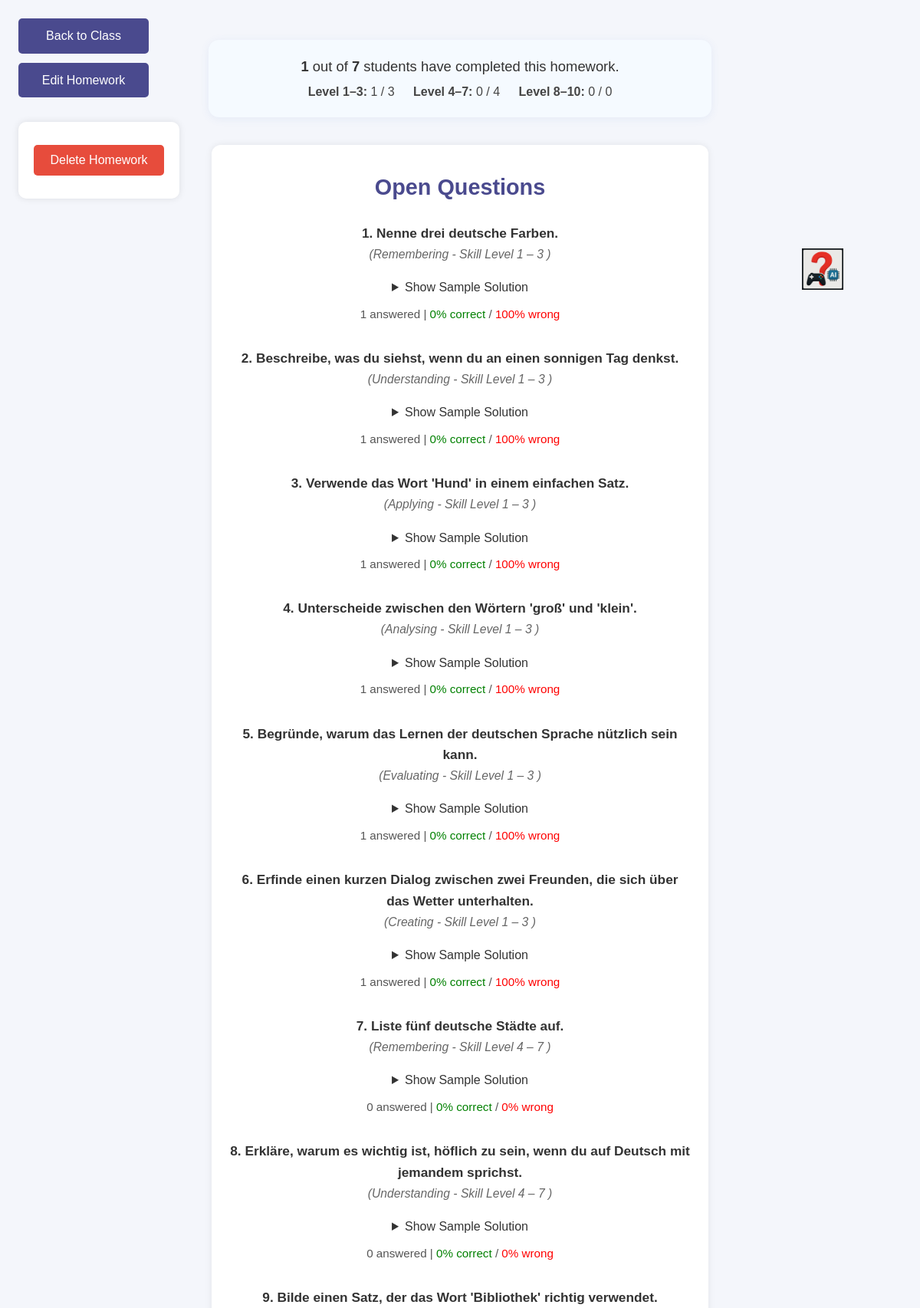
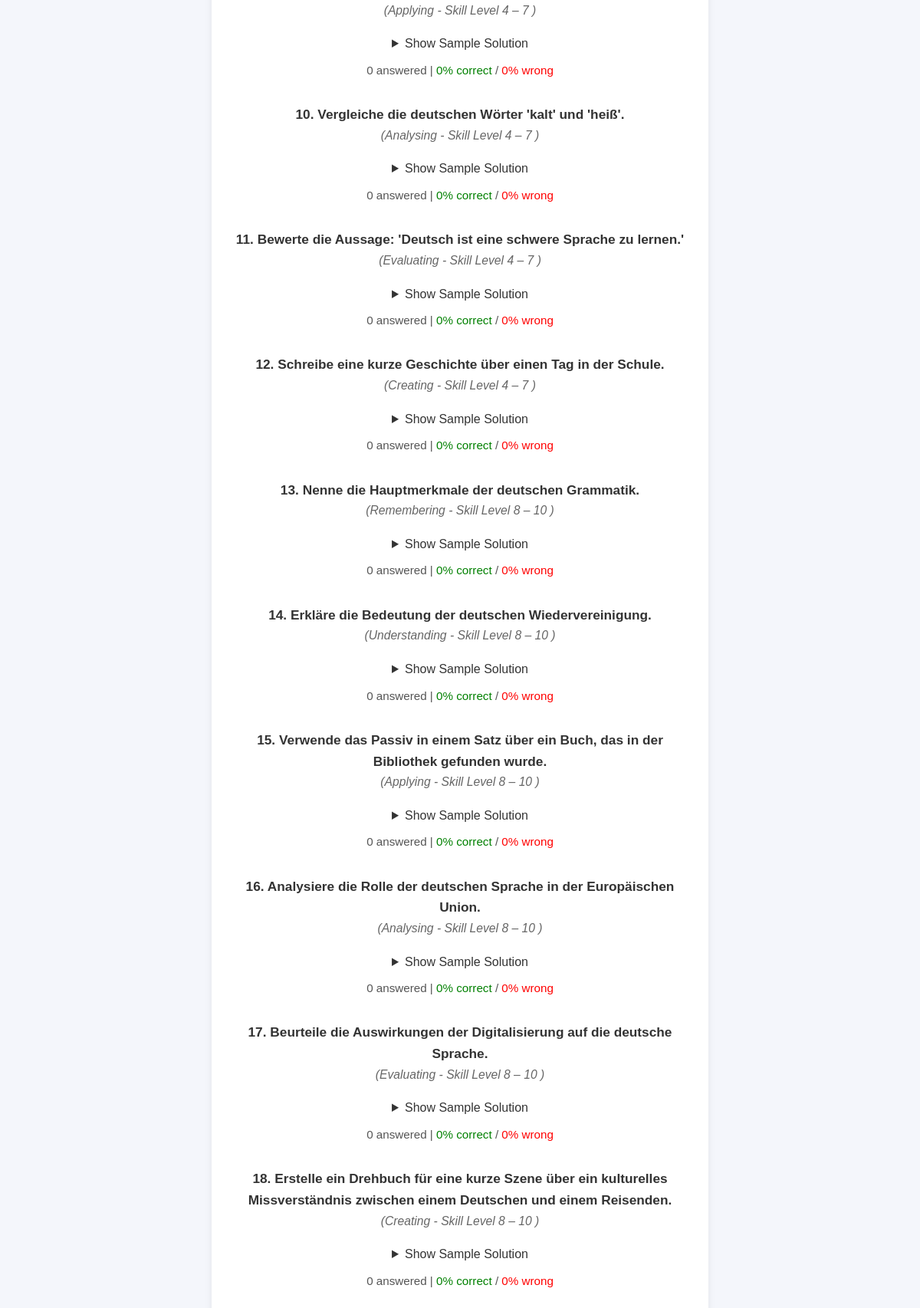
Screenshot of /view_homework_teacher/45/2/1 with the database file from the repository (2 pictures, top to bottom).
### tables this page shows
CREATE TABLE HomeworkOpenQuestions (
    id INTEGER PRIMARY KEY AUTOINCREMENT,
    homework_id INTEGER,
    question TEXT NOT NULL,
    sample_solution TEXT NOT NULL,
    taxonomy TEXT NOT NULL, skill_level INTEGER,
    FOREIGN KEY (homework_id) REFERENCES Homework(id)
);

### app.py (the view, shortened to what this page needs)
@app.route('/view_homework_teacher/<int:homework_id>/<int:class_id>/<int:teacher_id>')
def view_homework_teacher(homework_id, class_id, teacher_id):
    import json
    conn = get_db_connection()
    homework = conn.execute(
        'SELECT id, title, description, date_created FROM Homework WHERE id = ?',
        (homework_id,)
    ).fetchone()
    if not homework:
        conn.close()
        return "Error: Homework not found", 404
    question_data = conn.execute(
        'SELECT id, question, correct_answer, explanation, options, taxonomy, skill_level FROM HomeworkQuestions WHERE homework_id = ?',
        (homework_id,)
    ).fetchall()
    questions = []
    correct_answers = {}
    explanations = {}
    questions_by_skill = {1: [], 4: [], 8: []}
    for row in question_data:
        questions_by_skill[row['skill_level']].append(row)
    open_questions = conn.execute(
        'SELECT id, question, sample_solution, taxonomy, skill_level FROM HomeworkOpenQuestions WHERE homework_id = ?',
        (homework_id,)
    ).fetchall()
    mc_results = conn.execute(
        'SELECT student_id, answered_skill_level FROM HomeworkResults WHERE homework_id = ?', (homework_id,)
    ).fetchall()
    openq_results = conn.execute(
        'SELECT student_id, answered_skill_level FROM HomeworkOpenQuestionsResults WHERE homework_id = ?', (homework_id,)
    ).fetchall()
    all_results = { (r['student_id'], r['answered_skill_level']) for r in mc_results }
    all_results.update({ (r['student_id'], r['answered_skill_level']) for r in openq_results })
    done_skill_1 = len([r for r in all_results if r[1] is not None and r[1] <= 3])
    done_skill_4 = len([r for r in all_results if r[1] is not None and 4 <= r[1] <= 7])
    done_skill_8 = len([r for r in all_results if r[1] is not None and r[1] >= 8])
    num_done = len(all_results)
    students = conn.execute(
        'SELECT id, class_skill_level FROM ClassMembers WHERE class_id = ?', (class_id,)
    ).fetchall()
    students_skill_1 = [s for s in students if s['class_skill_level'] is not None and s['class_skill_level'] <= 3]
    students_skill_4 = [s for s in students if s['class_skill_level'] is not None and 4 <= s['class_skill_level'] <= 7]
    students_skill_8 = [s for s in students if s['class_skill_level'] is not None and s['class_skill_level'] >= 8]
    total_skill_1 = len(students_skill_1)
    total_skill_4 = len(students_skill_4)
    total_skill_8 = len(students_skill_8)
    questions_by_skill = {1: [], 4: [], 8: []}
    for row in question_data:
        questions_by_skill[row['skill_level']].append(row)
    for k in questions_by_skill:
        questions_by_skill[k].sort(key=lambda q: q['id'])
    question_stats = []
    openq_stats_rows = conn.execute(
        'SELECT id, question, skill_level FROM HomeworkOpenQuestions WHERE homework_id = ?', (homework_id,)
    ).fetchall()
    openq_by_skill = {1: [], 4: [], 8: []}
    for row in openq_stats_rows:
        openq_by_skill[row['skill_level']].append(row)
    for k in openq_by_skill:
        openq_by_skill[k].sort(key=lambda q: q['id'])
    results = conn.execute(
        'SELECT feedback_json FROM HomeworkOpenQuestionsResults WHERE homework_id = ?',
        (homework_id,)
    ).fetchall()
    for row in openq_stats_rows:
        oq_id = str(row['id'])
        answered = 0
        correct = 0
        for res in results:
            feedback = json.loads(res['feedback_json'])
            if oq_id in feedback:
                answered += 1
                if feedback[oq_id].get("is_correct") is True:
                    correct += 1
        wrong = answered - correct
        percent_correct = int((correct / answered) * 100) if answered > 0 else 0
        percent_wrong = 100 - percent_correct if answered > 0 else 0
        question_stats.append({
            "question_id": int(oq_id),
            "answered": answered,
            "correct": correct,
            "wrong": wrong,
            "percent_correct": percent_correct,
            "percent_wrong": percent_wrong
        })
    conn.close()
    return render_template(
        'view_homework_teacher.html',
        homework=homework,
        questions=questions,
        class_info={'id': class_id},
        teacher_id=teacher_id,
        correct_answers=correct_answers,
        explanations=explanations,
        question_stats=question_stats,
        open_questions=open_questions,
        num_done=num_done,
        total_students=total_skill_1 + total_skill_4 + total_skill_8,
        done_skill_1=done_skill_1,
        done_skill_4=done_skill_4,
        done_skill_8=done_skill_8,
        total_skill_1=total_skill_1,
        total_skill_4=total_skill_4,
        total_skill_8=total_skill_8,
    )

### app.py (called while the page is built)
def get_db_connection():
    conn = sqlite3.connect('ahg/database.db')
    conn.row_factory = sqlite3.Row
    return conn

### templates/view_homework_teacher.html (shortened to what this page needs)
<!DOCTYPE html>
<html lang="en">
<head>
    <link rel="stylesheet" href="{{ url_for('static', filename='styles.css') }}">
</head>
<body>
    <div class="top-buttons-fixed-vertical">
        <a href="/class_details_teacher/{{ class_info['id'] }}/{{ teacher_id }}" class="button">Back to Class</a>
        <a href="{{ url_for('edit_homework', homework_id=homework['id'], class_id=class_info['id'], teacher_id=teacher_id) }}" class="button">Edit Homework</a>
        <form action="/delete_homework" method="post" style="display:inline;" onsubmit="return confirm('Do you really want to delete this homework?')">
            <button type="submit" class="submit-button danger no-background">Delete Homework</button>
        </form>
    </div>
    <div id="help-button-fixed" style="position: fixed; top: 10%; right: 10px; transform: translateY(-50%); z-index: 1100;">
        <button type="button"
            onclick="document.getElementById('help-modal').style.display='flex';"
            style="background: none; border: none; border-radius: 50%; cursor: pointer; padding: 6px;">
            <img src="{{ url_for('static', filename='help_icon.png') }}" alt="Help"
                style="width:54px; height:54px; display:block;">
        </button>
    </div>
    <div style="max-width:600px;margin:32px auto 24px auto;padding:20px 28px;background:#f5faff;border-radius:14px;box-shadow:0 2px 12px rgba(80,120,200,0.09);text-align:center;">
        <div style="font-size:1.15em;margin-bottom:6px;">
            <b>{{ num_done }}</b> out of <b>{{ total_students }}</b> students have completed this homework.
        </div>
        <div style="font-size:1em;color:#444;">
            <span style="display:inline-block;margin:0 10px;">
                <b>Level 1–3:</b> {{ done_skill_1 }} / {{ total_skill_1 }}
            </span>
            <span style="display:inline-block;margin:0 10px;">
                <b>Level 4–7:</b> {{ done_skill_4 }} / {{ total_skill_4 }}
            </span>
            <span style="display:inline-block;margin:0 10px;">
                <b>Level 8–10:</b> {{ done_skill_8 }} / {{ total_skill_8 }}
            </span>
        </div>
    </div>
    {% if questions and questions|length > 0 %}
        <form id="homework-form">
            <h1>{{ homework['title'] }}</h1>
            <p>Created on: {{ homework['date_created'] }}</p>
            <br>
            <ol>
                {% for question in questions %}
                    <li style="margin-bottom:22px;">
                        <div>
                            <strong>{{ question['question'] }}</strong>
                            <br>
                            <em>({{ question['taxonomy'] }} -
                                {% if question['skill_level'] == 1 %}
                                    Skill Level 1 – 3
                                {% elif question['skill_level'] == 4 %}
                                    Skill Level 4 – 7
                                {% elif question['skill_level'] == 8 %}
                                    Skill Level 8 – 10
                                {% else %}
                                    {{ question['skill_level'] }}
                                {% endif %}
                            )</em>
                        </div>
                        <div style="margin-bottom: 10px; text-align: center;">
                            {% for option in question['options'] %}
                                <div style="margin-bottom: 8px; display: flex; align-items: center; justify-content: center;">
                                    <label style="display: flex; align-items: center; gap: 8px; cursor: pointer;">
                                        <input type="radio" name="answer_{{ question.index }}" value="{{ option.index }}">
                                        <span>{{ option.option }}</span>
                                    </label>
                                </div>
                            {% endfor %}
                        <span id="result_{{ question.index }}"></span>
                        {% for stat in question_stats %}
                            {% if stat.question_id == question['id'] %}
                                <div style="font-size:0.95em;color:#555;margin:6px 0 0 0;">
                                    {{ stat.answered }} answered |
                                    <span style="color:green;">{{ stat.percent_correct }}% correct</span> /
                                    <span style="color:red;">{{ stat.percent_wrong }}% wrong</span>
                                </div>
                            {% endif %}
                        {% endfor %}
                    </li>
                {% endfor %}
            </ol>
            <button type="button" onclick="checkAnswers()">Check</button>
        </form>
    {% elif open_questions and open_questions|length > 0 %}
        <div class="openq-form" style="background-color:#fff; padding: 32px 24px; border-radius: 12px; box-shadow: 0 0 10px rgba(0,0,0,0.08); max-width: 600px; margin: 36px auto;">
            <h2 style="margin-top:0; text-align:center;">Open Questions</h2>
            <div>
                {% for oq in open_questions %}
                    <div style="margin-bottom:32px; text-align:center;">
                        <div style="margin-bottom:8px;">
                            <span style="font-size:1.08em; font-weight:bold;">
                                {{ loop.index }}. {{ oq['question'] }}
                            </span>
                            <br>
                            <span style="font-size:0.98em; color:#666;">
                                <em>({{ oq['taxonomy'] }} -
                                    {% if oq['skill_level'] == 1 %}
                                        Skill Level 1 – 3
                                    {% elif oq['skill_level'] == 4 %}
                                        Skill Level 4 – 7
                                    {% elif oq['skill_level'] == 8 %}
                                        Skill Level 8 – 10
                                    {% else %}
                                        {{ oq['skill_level'] }}
                                    {% endif %}
                                )</em>
                            </span>
                        </div>
                        <details style="margin:10px auto 0 auto; display:inline-block; text-align:left;">
                            <summary style="cursor:pointer;">Show Sample Solution</summary>
                        </details>
                        {% for stat in question_stats %}
                            {% if stat.question_id == oq['id'] %}
                                <div style="font-size:0.95em;color:#555;margin:10px 0 0 0;">
                                    {{ stat.answered }} answered |
                                    <span style="color:green;">{{ stat.percent_correct }}% correct</span> /
                                    <span style="color:red;">{{ stat.percent_wrong }}% wrong</span>
                                </div>
                            {% endif %}
                        {% endfor %}
                    </div>
                {% endfor %}
            </div>
        </div>
    {% endif %}
</body>
</html>

### static/styles.css (style rules this page uses)
body { font-family: 'Arial', sans-serif; background-color: #f4f4f9; color: #333; margin: 0; padding: 20px; line-height: 1.6; }
h1, h2, h3 { color: #4a4a8e; text-align: center; }
.button, button, .back-button { background-color: #4a4a8e; color: white; border: none; padding: 10px 20px; margin: 10px 0; border-radius: 5px; cursor: pointer; transition: background-color 0.3s ease; text-decoration: none; display: block; text-align: center; width: 150px; margin-left: auto; margin-right: auto; }
.top-buttons-fixed-vertical { position: fixed; top: 24px; left: 24px; display: flex; flex-direction: column; gap: 12px; z-index: 1000; background: none; box-shadow: none; }
.top-buttons-fixed-vertical .button, .top-buttons-fixed-vertical .submit-button { width: 170px; min-width: 170px; max-width: 170px; text-align: center; margin: 0; border-radius: 5px; box-shadow: none; display: block; background: #4a4a8e; color: #fff; font-size: 1em; font-weight: 500; border: none; padding: 10px 0; transition: background 0.3s; }
.top-buttons-fixed-vertical .submit-button.danger { background: #e74c3c; color: #fff; box-shadow: none; }
.submit-button.danger, .top-buttons-fixed-vertical .submit-button.danger { background: #e74c3c !important; color: #fff !important; box-shadow: none !important; }
form { background-color: #fff; padding: 20px; border-radius: 10px; box-shadow: 0 0 10px rgba(0, 0, 0, 0.1); max-width: 400px; margin: 20px auto; }
a { text-decoration: none; color: #4a4a8e; }
button[type="submit"] { background-color: #4a4a8e; color: white; border: none; height: 40px; margin: 0; padding: 10px 20px; border-radius: 5px; cursor: pointer; transition: background-color 0.3s ease; margin-left: 10px; }
form { background-color: #fff; padding: 20px; border-radius: 10px; box-shadow: 0 0 10px rgba(0, 0, 0, 0.1); max-width: 500px; margin: 20px auto; text-align: center; }
.submit-button, button[type="submit"] { background-color: #4a4a8e; color: white; border: none; padding: 10px 20px; border-radius: 5px; cursor: pointer; transition: background-color 0.3s ease; display: inline-block; text-align: center; margin: 10px 0; }
.submit-button.danger { background-color: #e74c3c; color: white; border: none; padding: 10px 20px; margin: 10px 0; border-radius: 5px; cursor: pointer; transition: background-color 0.3s ease; text-decoration: none; display: block; text-align: center; width: 150px; margin-left: auto; margin-right: auto; }
h2 { margin-top: 30px; font-size: 1.8em; color: #4a4a8e; text-align: center; }
body { background: #f4f6fb; }

### rows the page displays
HomeworkOpenQuestions: question "Nenne drei deutsche Farben.", taxonomy "Remembering", skill_level "Skill Level 1 – 3", answered "1", percent_correct "0", percent_wrong "100"
HomeworkOpenQuestions: question "Beschreibe, was du siehst, wenn du an einen sonnigen Tag denkst.", taxonomy "Understanding", skill_level "Skill Level 1 – 3", answered "1", percent_correct "0", percent_wrong "100"
HomeworkOpenQuestions: question "Verwende das Wort 'Hund' in einem einfachen Satz.", taxonomy "Applying", skill_level "Skill Level 1 – 3", answered "1", percent_correct "0", percent_wrong "100"
HomeworkOpenQuestions: question "Unterscheide zwischen den Wörtern 'groß' und 'klein'.", taxonomy "Analysing", skill_level "Skill Level 1 – 3", answered "1", percent_correct "0", percent_wrong "100"
HomeworkOpenQuestions: question "Begründe, warum das Lernen der deutschen Sprache nützlich sein kann.", taxonomy "Evaluating", skill_level "Skill Level 1 – 3", answered "1", percent_correct "0", percent_wrong "100"
HomeworkOpenQuestions: question "Erfinde einen kurzen Dialog zwischen zwei Freunden, die sich über das Wetter unterhalten.", taxonomy "Creating", skill_level "Skill Level 1 – 3", answered "1", percent_correct "0", percent_wrong "100"
HomeworkOpenQuestions: question "Liste fünf deutsche Städte auf.", taxonomy "Remembering", skill_level "Skill Level 4 – 7", answered "0", percent_correct "0", percent_wrong "0"
HomeworkOpenQuestions: question "Erkläre, warum es wichtig ist, höflich zu sein, wenn du auf Deutsch mit jemandem sprichst.", taxonomy "Understanding", skill_level "Skill Level 4 – 7", answered "0", percent_correct "0", percent_wrong "0"
HomeworkOpenQuestions: question "Bilde einen Satz, der das Wort 'Bibliothek' richtig verwendet.", taxonomy "Applying", skill_level "Skill Level 4 – 7", answered "0", percent_correct "0", percent_wrong "0"
HomeworkOpenQuestions: question "Vergleiche die deutschen Wörter 'kalt' und 'heiß'.", taxonomy "Analysing", skill_level "Skill Level 4 – 7", answered "0", percent_correct "0", percent_wrong "0"
HomeworkOpenQuestions: question "Bewerte die Aussage: 'Deutsch ist eine schwere Sprache zu lernen.'", taxonomy "Evaluating", skill_level "Skill Level 4 – 7", answered "0", percent_correct "0", percent_wrong "0"
HomeworkOpenQuestions: question "Schreibe eine kurze Geschichte über einen Tag in der Schule.", taxonomy "Creating", skill_level "Skill Level 4 – 7", answered "0", percent_correct "0", percent_wrong "0"
HomeworkOpenQuestions: question "Nenne die Hauptmerkmale der deutschen Grammatik.", taxonomy "Remembering", skill_level "Skill Level 8 – 10", answered "0", percent_correct "0", percent_wrong "0"
HomeworkOpenQuestions: question "Erkläre die Bedeutung der deutschen Wiedervereinigung.", taxonomy "Understanding", skill_level "Skill Level 8 – 10", answered "0", percent_correct "0", percent_wrong "0"
HomeworkOpenQuestions: question "Verwende das Passiv in einem Satz über ein Buch, das in der Bibliothek gefunden wurde.", taxonomy "Applying", skill_level "Skill Level 8 – 10", answered "0", percent_correct "0", percent_wrong "0"
HomeworkOpenQuestions: question "Analysiere die Rolle der deutschen Sprache in der Europäischen Union.", taxonomy "Analysing", skill_level "Skill Level 8 – 10", answered "0", percent_correct "0", percent_wrong "0"
HomeworkOpenQuestions: question "Beurteile die Auswirkungen der Digitalisierung auf die deutsche Sprache.", taxonomy "Evaluating", skill_level "Skill Level 8 – 10", answered "0", percent_correct "0", percent_wrong "0"
HomeworkOpenQuestions: question "Erstelle ein Drehbuch für eine kurze Szene über ein kulturelles Missverständnis zwischen einem Deutschen und einem Reisenden.", taxonomy "Creating", skill_level "Skill Level 8 – 10", answered "0", percent_correct "0", percent_wrong "0"

### other values shown
{{ num_done }} "1"
{{ total_students }} "7"
{{ done_skill_1 }} "1"
{{ total_skill_1 }} "3"
{{ done_skill_4 }} "0"
{{ total_skill_4 }} "4"
{{ done_skill_8 }} "0"
{{ total_skill_8 }} "0"
